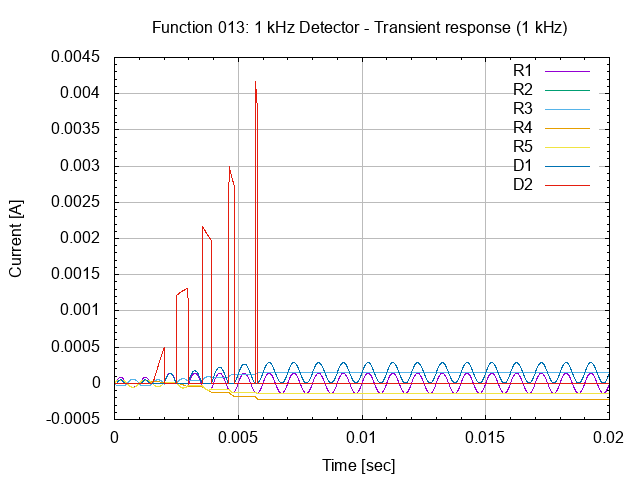

The script that saved this image:
# setup terminal
set term png

# setup graph
set output "26.013.00.02.01.01.png"
set title "Function 013: 1 kHz Detector - Transient response (1 kHz)"

# setup Y-axis
set grid ytics lt 1 lw 1 lc rgb "#bbbbbb"
set mytics
set ylabel "Current [A]"

# setup X-axis
set grid xtics lt 1 lw 1 lc rgb "#bbbbbb"
set mxtics
set xrange [0:0.02]
set xlabel "Time [sec]"

# setup plot style
set style data lines
plot '26.013.00.02.01.dat' using 1:2 title "R1", \
     '26.013.00.02.01.dat' using 1:3 title "R2", \
     '26.013.00.02.01.dat' using 1:4 title "R3", \
     '26.013.00.02.01.dat' using 1:5 title "R4", \
     '26.013.00.02.01.dat' using 1:6 title "R5", \
     '26.013.00.02.01.dat' using 1:7 title "D1", \
     '26.013.00.02.01.dat' using 1:8 title "D2"

# set output back to default
set output

# reset terminal type
set terminal pop
